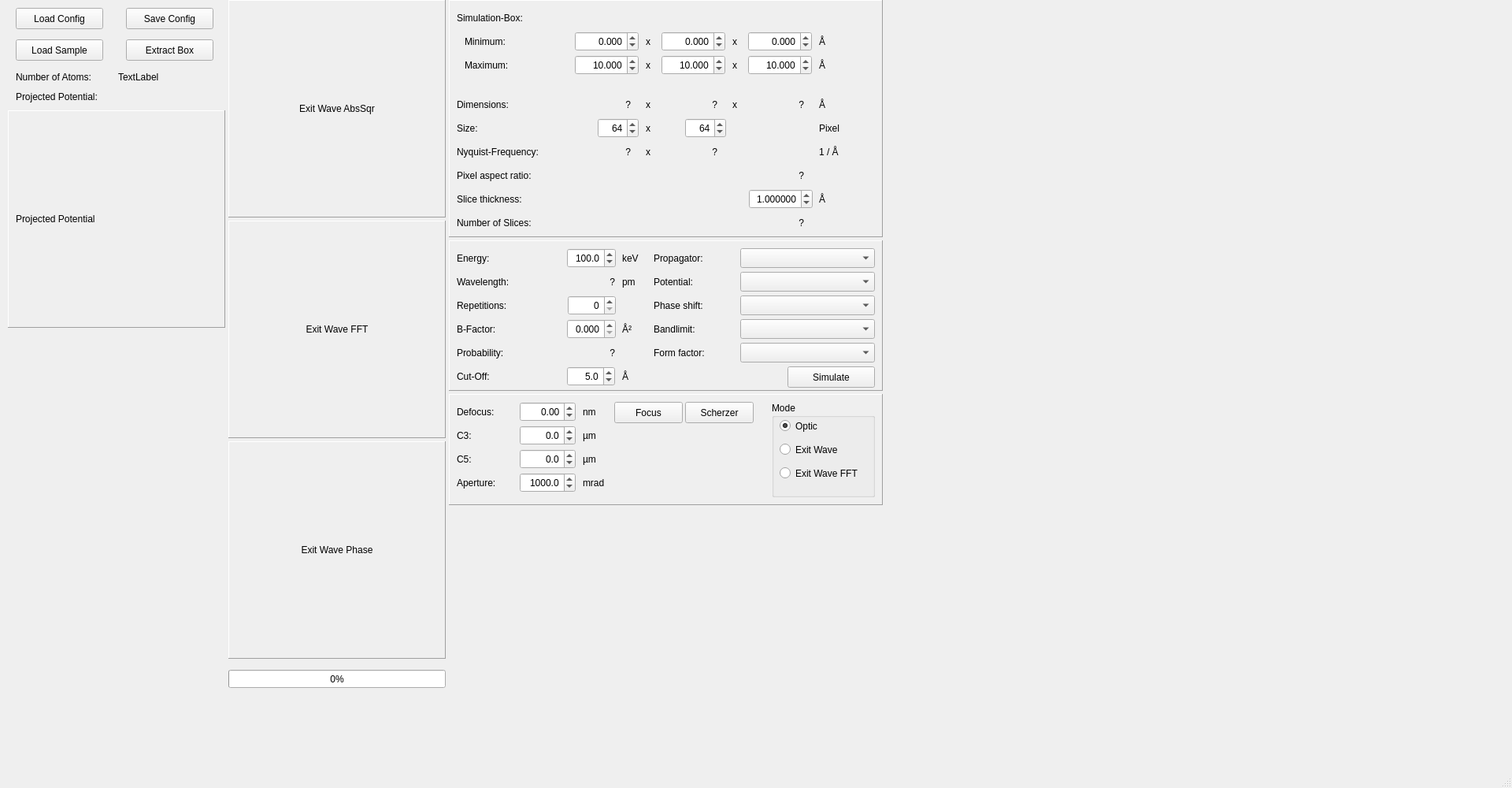
<?xml version="1.0" encoding="UTF-8"?>
<ui version="4.0">
 <class>MainWindow</class>
 <widget class="QMainWindow" name="MainWindow">
  <property name="geometry">
   <rect>
    <x>0</x>
    <y>0</y>
    <width>1920</width>
    <height>1000</height>
   </rect>
  </property>
  <property name="windowTitle">
   <string>Aurora - Simulator</string>
  </property>
  <widget class="QWidget" name="centralwidget">
   <widget class="QFrame" name="frame">
    <property name="geometry">
     <rect>
      <x>570</x>
      <y>305</y>
      <width>551</width>
      <height>191</height>
     </rect>
    </property>
    <property name="frameShape">
     <enum>QFrame::Panel</enum>
    </property>
    <property name="frameShadow">
     <enum>QFrame::Raised</enum>
    </property>
    <widget class="QLabel" name="accelerationVoltageLabel">
     <property name="geometry">
      <rect>
       <x>10</x>
       <y>10</y>
       <width>141</width>
       <height>25</height>
      </rect>
     </property>
     <property name="text">
      <string>Energy:</string>
     </property>
    </widget>
    <widget class="QLabel" name="kevLabel">
     <property name="geometry">
      <rect>
       <x>220</x>
       <y>10</y>
       <width>31</width>
       <height>25</height>
      </rect>
     </property>
     <property name="text">
      <string>keV</string>
     </property>
    </widget>
    <widget class="QLabel" name="pmLabel">
     <property name="geometry">
      <rect>
       <x>220</x>
       <y>40</y>
       <width>31</width>
       <height>25</height>
      </rect>
     </property>
     <property name="text">
      <string>pm</string>
     </property>
    </widget>
    <widget class="QLabel" name="wavelengthLabel">
     <property name="geometry">
      <rect>
       <x>10</x>
       <y>40</y>
       <width>101</width>
       <height>25</height>
      </rect>
     </property>
     <property name="text">
      <string>Wavelength:</string>
     </property>
    </widget>
    <widget class="QLabel" name="wavelengthOutputLabel">
     <property name="geometry">
      <rect>
       <x>160</x>
       <y>40</y>
       <width>51</width>
       <height>25</height>
      </rect>
     </property>
     <property name="text">
      <string>?</string>
     </property>
     <property name="alignment">
      <set>Qt::AlignRight|Qt::AlignTrailing|Qt::AlignVCenter</set>
     </property>
    </widget>
    <widget class="QDoubleSpinBox" name="energySpinBox">
     <property name="geometry">
      <rect>
       <x>150</x>
       <y>10</y>
       <width>62</width>
       <height>25</height>
      </rect>
     </property>
     <property name="alignment">
      <set>Qt::AlignRight|Qt::AlignTrailing|Qt::AlignVCenter</set>
     </property>
     <property name="decimals">
      <number>1</number>
     </property>
     <property name="maximum">
      <double>10000000.000000000000000</double>
     </property>
     <property name="value">
      <double>100.000000000000000</double>
     </property>
    </widget>
    <widget class="QPushButton" name="simulateButton">
     <property name="geometry">
      <rect>
       <x>430</x>
       <y>160</y>
       <width>111</width>
       <height>27</height>
      </rect>
     </property>
     <property name="text">
      <string>Simulate</string>
     </property>
    </widget>
    <widget class="QLabel" name="accelerationVoltageLabel_2">
     <property name="geometry">
      <rect>
       <x>260</x>
       <y>10</y>
       <width>141</width>
       <height>25</height>
      </rect>
     </property>
     <property name="text">
      <string>Propagator:</string>
     </property>
    </widget>
    <widget class="QLabel" name="wavelengthLabel_2">
     <property name="geometry">
      <rect>
       <x>260</x>
       <y>40</y>
       <width>101</width>
       <height>25</height>
      </rect>
     </property>
     <property name="text">
      <string>Potential:</string>
     </property>
    </widget>
    <widget class="QComboBox" name="propagatorComboBox">
     <property name="geometry">
      <rect>
       <x>370</x>
       <y>10</y>
       <width>171</width>
       <height>25</height>
      </rect>
     </property>
    </widget>
    <widget class="QComboBox" name="potentialComboBox">
     <property name="geometry">
      <rect>
       <x>370</x>
       <y>40</y>
       <width>171</width>
       <height>25</height>
      </rect>
     </property>
    </widget>
    <widget class="QLabel" name="wavelengthLabel_3">
     <property name="geometry">
      <rect>
       <x>10</x>
       <y>70</y>
       <width>101</width>
       <height>25</height>
      </rect>
     </property>
     <property name="text">
      <string>Repetitions:</string>
     </property>
    </widget>
    <widget class="QSpinBox" name="repetitionsSpinBox">
     <property name="geometry">
      <rect>
       <x>151</x>
       <y>70</y>
       <width>61</width>
       <height>25</height>
      </rect>
     </property>
     <property name="alignment">
      <set>Qt::AlignRight|Qt::AlignTrailing|Qt::AlignVCenter</set>
     </property>
     <property name="minimum">
      <number>0</number>
     </property>
     <property name="maximum">
      <number>1000000</number>
     </property>
     <property name="singleStep">
      <number>1</number>
     </property>
     <property name="value">
      <number>0</number>
     </property>
    </widget>
    <widget class="QLabel" name="wavelengthLabel_4">
     <property name="geometry">
      <rect>
       <x>10</x>
       <y>130</y>
       <width>101</width>
       <height>25</height>
      </rect>
     </property>
     <property name="text">
      <string>Probability:</string>
     </property>
    </widget>
    <widget class="QLabel" name="probabilityLabel">
     <property name="geometry">
      <rect>
       <x>120</x>
       <y>130</y>
       <width>91</width>
       <height>25</height>
      </rect>
     </property>
     <property name="text">
      <string>?</string>
     </property>
     <property name="alignment">
      <set>Qt::AlignRight|Qt::AlignTrailing|Qt::AlignVCenter</set>
     </property>
    </widget>
    <widget class="QDoubleSpinBox" name="bFactorSpinBox">
     <property name="geometry">
      <rect>
       <x>150</x>
       <y>100</y>
       <width>62</width>
       <height>25</height>
      </rect>
     </property>
     <property name="alignment">
      <set>Qt::AlignRight|Qt::AlignTrailing|Qt::AlignVCenter</set>
     </property>
     <property name="decimals">
      <number>3</number>
     </property>
     <property name="maximum">
      <double>10000000.000000000000000</double>
     </property>
     <property name="value">
      <double>0.000000000000000</double>
     </property>
    </widget>
    <widget class="QLabel" name="wavelengthLabel_5">
     <property name="geometry">
      <rect>
       <x>10</x>
       <y>100</y>
       <width>101</width>
       <height>25</height>
      </rect>
     </property>
     <property name="text">
      <string>B-Factor:</string>
     </property>
    </widget>
    <widget class="QComboBox" name="phaseShiftComboBox">
     <property name="geometry">
      <rect>
       <x>370</x>
       <y>70</y>
       <width>171</width>
       <height>25</height>
      </rect>
     </property>
    </widget>
    <widget class="QLabel" name="wavelengthLabel_6">
     <property name="geometry">
      <rect>
       <x>260</x>
       <y>70</y>
       <width>101</width>
       <height>25</height>
      </rect>
     </property>
     <property name="text">
      <string>Phase shift:</string>
     </property>
    </widget>
    <widget class="QLabel" name="wavelengthLabel_7">
     <property name="geometry">
      <rect>
       <x>260</x>
       <y>100</y>
       <width>101</width>
       <height>25</height>
      </rect>
     </property>
     <property name="text">
      <string>Bandlimit:</string>
     </property>
    </widget>
    <widget class="QComboBox" name="bandlimitComboBox">
     <property name="geometry">
      <rect>
       <x>370</x>
       <y>100</y>
       <width>171</width>
       <height>25</height>
      </rect>
     </property>
    </widget>
    <widget class="QLabel" name="wavelengthLabel_8">
     <property name="geometry">
      <rect>
       <x>260</x>
       <y>130</y>
       <width>101</width>
       <height>25</height>
      </rect>
     </property>
     <property name="text">
      <string>Form factor:</string>
     </property>
    </widget>
    <widget class="QComboBox" name="formFactorComboBox">
     <property name="geometry">
      <rect>
       <x>370</x>
       <y>130</y>
       <width>171</width>
       <height>25</height>
      </rect>
     </property>
    </widget>
    <widget class="QLabel" name="pmLabel_3">
     <property name="geometry">
      <rect>
       <x>220</x>
       <y>100</y>
       <width>31</width>
       <height>25</height>
      </rect>
     </property>
     <property name="text">
      <string>Å²</string>
     </property>
    </widget>
    <widget class="QLabel" name="wavelengthLabel_9">
     <property name="geometry">
      <rect>
       <x>10</x>
       <y>160</y>
       <width>101</width>
       <height>25</height>
      </rect>
     </property>
     <property name="text">
      <string>Cut-Off:</string>
     </property>
    </widget>
    <widget class="QDoubleSpinBox" name="cutoffSpinBox">
     <property name="geometry">
      <rect>
       <x>150</x>
       <y>160</y>
       <width>61</width>
       <height>25</height>
      </rect>
     </property>
     <property name="alignment">
      <set>Qt::AlignRight|Qt::AlignTrailing|Qt::AlignVCenter</set>
     </property>
     <property name="decimals">
      <number>1</number>
     </property>
     <property name="minimum">
      <double>-100000.000000000000000</double>
     </property>
     <property name="maximum">
      <double>100000.000000000000000</double>
     </property>
     <property name="value">
      <double>5.000000000000000</double>
     </property>
    </widget>
    <widget class="QLabel" name="pmLabel_4">
     <property name="geometry">
      <rect>
       <x>220</x>
       <y>160</y>
       <width>31</width>
       <height>25</height>
      </rect>
     </property>
     <property name="text">
      <string>Å</string>
     </property>
    </widget>
   </widget>
   <widget class="QFrame" name="frame_2">
    <property name="geometry">
     <rect>
      <x>570</x>
      <y>0</y>
      <width>551</width>
      <height>301</height>
     </rect>
    </property>
    <property name="frameShape">
     <enum>QFrame::Panel</enum>
    </property>
    <property name="frameShadow">
     <enum>QFrame::Raised</enum>
    </property>
    <widget class="QLabel" name="label_3">
     <property name="geometry">
      <rect>
       <x>10</x>
       <y>150</y>
       <width>101</width>
       <height>25</height>
      </rect>
     </property>
     <property name="text">
      <string>Size:</string>
     </property>
    </widget>
    <widget class="QLabel" name="label_4">
     <property name="geometry">
      <rect>
       <x>470</x>
       <y>150</y>
       <width>51</width>
       <height>25</height>
      </rect>
     </property>
     <property name="text">
      <string>Pixel</string>
     </property>
    </widget>
    <widget class="QLabel" name="label_11">
     <property name="geometry">
      <rect>
       <x>10</x>
       <y>180</y>
       <width>131</width>
       <height>25</height>
      </rect>
     </property>
     <property name="text">
      <string>Nyquist-Frequency:</string>
     </property>
    </widget>
    <widget class="QLabel" name="label_6">
     <property name="geometry">
      <rect>
       <x>10</x>
       <y>120</y>
       <width>151</width>
       <height>25</height>
      </rect>
     </property>
     <property name="text">
      <string>Dimensions:</string>
     </property>
    </widget>
    <widget class="QLabel" name="dimensionXLabel">
     <property name="geometry">
      <rect>
       <x>180</x>
       <y>120</y>
       <width>51</width>
       <height>25</height>
      </rect>
     </property>
     <property name="text">
      <string>?</string>
     </property>
     <property name="alignment">
      <set>Qt::AlignRight|Qt::AlignTrailing|Qt::AlignVCenter</set>
     </property>
    </widget>
    <widget class="QLabel" name="dimensionYLabel">
     <property name="geometry">
      <rect>
       <x>270</x>
       <y>120</y>
       <width>71</width>
       <height>25</height>
      </rect>
     </property>
     <property name="text">
      <string>?</string>
     </property>
     <property name="alignment">
      <set>Qt::AlignRight|Qt::AlignTrailing|Qt::AlignVCenter</set>
     </property>
    </widget>
    <widget class="QLabel" name="label_12">
     <property name="geometry">
      <rect>
       <x>250</x>
       <y>120</y>
       <width>16</width>
       <height>25</height>
      </rect>
     </property>
     <property name="text">
      <string>x</string>
     </property>
    </widget>
    <widget class="QLabel" name="label_13">
     <property name="geometry">
      <rect>
       <x>250</x>
       <y>180</y>
       <width>16</width>
       <height>25</height>
      </rect>
     </property>
     <property name="text">
      <string>x</string>
     </property>
    </widget>
    <widget class="QLabel" name="label_14">
     <property name="geometry">
      <rect>
       <x>470</x>
       <y>120</y>
       <width>61</width>
       <height>25</height>
      </rect>
     </property>
     <property name="text">
      <string>Å</string>
     </property>
    </widget>
    <widget class="QLabel" name="label_15">
     <property name="geometry">
      <rect>
       <x>470</x>
       <y>180</y>
       <width>81</width>
       <height>25</height>
      </rect>
     </property>
     <property name="text">
      <string>1 / Å</string>
     </property>
    </widget>
    <widget class="QLabel" name="nyquistXLabel">
     <property name="geometry">
      <rect>
       <x>180</x>
       <y>180</y>
       <width>51</width>
       <height>25</height>
      </rect>
     </property>
     <property name="text">
      <string>?</string>
     </property>
     <property name="alignment">
      <set>Qt::AlignRight|Qt::AlignTrailing|Qt::AlignVCenter</set>
     </property>
    </widget>
    <widget class="QLabel" name="nyquistYLabel">
     <property name="geometry">
      <rect>
       <x>290</x>
       <y>180</y>
       <width>51</width>
       <height>25</height>
      </rect>
     </property>
     <property name="text">
      <string>?</string>
     </property>
     <property name="alignment">
      <set>Qt::AlignRight|Qt::AlignTrailing|Qt::AlignVCenter</set>
     </property>
    </widget>
    <widget class="QLabel" name="label_18">
     <property name="geometry">
      <rect>
       <x>10</x>
       <y>240</y>
       <width>131</width>
       <height>25</height>
      </rect>
     </property>
     <property name="text">
      <string>Slice thickness:</string>
     </property>
    </widget>
    <widget class="QLabel" name="label_19">
     <property name="geometry">
      <rect>
       <x>470</x>
       <y>240</y>
       <width>61</width>
       <height>25</height>
      </rect>
     </property>
     <property name="text">
      <string>Å</string>
     </property>
    </widget>
    <widget class="QLabel" name="label_25">
     <property name="geometry">
      <rect>
       <x>10</x>
       <y>210</y>
       <width>131</width>
       <height>25</height>
      </rect>
     </property>
     <property name="text">
      <string>Pixel aspect ratio:</string>
     </property>
    </widget>
    <widget class="QLabel" name="pixelAspectRatioLabel">
     <property name="geometry">
      <rect>
       <x>400</x>
       <y>210</y>
       <width>51</width>
       <height>25</height>
      </rect>
     </property>
     <property name="text">
      <string>?</string>
     </property>
     <property name="alignment">
      <set>Qt::AlignRight|Qt::AlignTrailing|Qt::AlignVCenter</set>
     </property>
    </widget>
    <widget class="QLabel" name="label_22">
     <property name="geometry">
      <rect>
       <x>10</x>
       <y>10</y>
       <width>121</width>
       <height>25</height>
      </rect>
     </property>
     <property name="text">
      <string>Simulation-Box:</string>
     </property>
    </widget>
    <widget class="QLabel" name="label_23">
     <property name="geometry">
      <rect>
       <x>20</x>
       <y>40</y>
       <width>121</width>
       <height>25</height>
      </rect>
     </property>
     <property name="text">
      <string>Minimum:</string>
     </property>
    </widget>
    <widget class="QLabel" name="label_26">
     <property name="geometry">
      <rect>
       <x>250</x>
       <y>40</y>
       <width>16</width>
       <height>25</height>
      </rect>
     </property>
     <property name="text">
      <string>x</string>
     </property>
    </widget>
    <widget class="QLabel" name="label_28">
     <property name="geometry">
      <rect>
       <x>360</x>
       <y>40</y>
       <width>16</width>
       <height>25</height>
      </rect>
     </property>
     <property name="text">
      <string>x</string>
     </property>
    </widget>
    <widget class="QLabel" name="label_24">
     <property name="geometry">
      <rect>
       <x>20</x>
       <y>70</y>
       <width>121</width>
       <height>25</height>
      </rect>
     </property>
     <property name="text">
      <string>Maximum:</string>
     </property>
    </widget>
    <widget class="QLabel" name="label_29">
     <property name="geometry">
      <rect>
       <x>360</x>
       <y>70</y>
       <width>16</width>
       <height>25</height>
      </rect>
     </property>
     <property name="text">
      <string>x</string>
     </property>
    </widget>
    <widget class="QLabel" name="label_27">
     <property name="geometry">
      <rect>
       <x>250</x>
       <y>70</y>
       <width>16</width>
       <height>25</height>
      </rect>
     </property>
     <property name="text">
      <string>x</string>
     </property>
    </widget>
    <widget class="QLabel" name="label_20">
     <property name="geometry">
      <rect>
       <x>470</x>
       <y>40</y>
       <width>61</width>
       <height>25</height>
      </rect>
     </property>
     <property name="text">
      <string>Å</string>
     </property>
    </widget>
    <widget class="QLabel" name="label_21">
     <property name="geometry">
      <rect>
       <x>470</x>
       <y>70</y>
       <width>61</width>
       <height>25</height>
      </rect>
     </property>
     <property name="text">
      <string>Å</string>
     </property>
    </widget>
    <widget class="QLabel" name="label_30">
     <property name="geometry">
      <rect>
       <x>250</x>
       <y>150</y>
       <width>16</width>
       <height>25</height>
      </rect>
     </property>
     <property name="text">
      <string>x</string>
     </property>
    </widget>
    <widget class="QLabel" name="label_31">
     <property name="geometry">
      <rect>
       <x>10</x>
       <y>270</y>
       <width>131</width>
       <height>25</height>
      </rect>
     </property>
     <property name="text">
      <string>Number of Slices:</string>
     </property>
    </widget>
    <widget class="QLabel" name="numSlicesLabel">
     <property name="geometry">
      <rect>
       <x>400</x>
       <y>270</y>
       <width>51</width>
       <height>25</height>
      </rect>
     </property>
     <property name="text">
      <string>?</string>
     </property>
     <property name="alignment">
      <set>Qt::AlignRight|Qt::AlignTrailing|Qt::AlignVCenter</set>
     </property>
    </widget>
    <widget class="QLabel" name="label_32">
     <property name="geometry">
      <rect>
       <x>360</x>
       <y>120</y>
       <width>16</width>
       <height>25</height>
      </rect>
     </property>
     <property name="text">
      <string>x</string>
     </property>
    </widget>
    <widget class="QLabel" name="dimensionZLabel">
     <property name="geometry">
      <rect>
       <x>400</x>
       <y>120</y>
       <width>51</width>
       <height>25</height>
      </rect>
     </property>
     <property name="text">
      <string>?</string>
     </property>
     <property name="alignment">
      <set>Qt::AlignRight|Qt::AlignTrailing|Qt::AlignVCenter</set>
     </property>
    </widget>
    <widget class="QDoubleSpinBox" name="minimumXSpinBox">
     <property name="geometry">
      <rect>
       <x>160</x>
       <y>40</y>
       <width>81</width>
       <height>25</height>
      </rect>
     </property>
     <property name="alignment">
      <set>Qt::AlignRight|Qt::AlignTrailing|Qt::AlignVCenter</set>
     </property>
     <property name="decimals">
      <number>3</number>
     </property>
     <property name="minimum">
      <double>-100000.000000000000000</double>
     </property>
     <property name="maximum">
      <double>100000.000000000000000</double>
     </property>
     <property name="value">
      <double>0.000000000000000</double>
     </property>
    </widget>
    <widget class="QDoubleSpinBox" name="maximumYSpinBox">
     <property name="geometry">
      <rect>
       <x>270</x>
       <y>70</y>
       <width>81</width>
       <height>25</height>
      </rect>
     </property>
     <property name="alignment">
      <set>Qt::AlignRight|Qt::AlignTrailing|Qt::AlignVCenter</set>
     </property>
     <property name="decimals">
      <number>3</number>
     </property>
     <property name="minimum">
      <double>-100000.000000000000000</double>
     </property>
     <property name="maximum">
      <double>100000.000000000000000</double>
     </property>
     <property name="value">
      <double>10.000000000000000</double>
     </property>
    </widget>
    <widget class="QDoubleSpinBox" name="minimumYSpinBox">
     <property name="geometry">
      <rect>
       <x>270</x>
       <y>40</y>
       <width>81</width>
       <height>25</height>
      </rect>
     </property>
     <property name="alignment">
      <set>Qt::AlignRight|Qt::AlignTrailing|Qt::AlignVCenter</set>
     </property>
     <property name="decimals">
      <number>3</number>
     </property>
     <property name="minimum">
      <double>-100000.000000000000000</double>
     </property>
     <property name="maximum">
      <double>100000.000000000000000</double>
     </property>
     <property name="value">
      <double>0.000000000000000</double>
     </property>
    </widget>
    <widget class="QDoubleSpinBox" name="maximumZSpinBox">
     <property name="geometry">
      <rect>
       <x>380</x>
       <y>70</y>
       <width>81</width>
       <height>25</height>
      </rect>
     </property>
     <property name="alignment">
      <set>Qt::AlignRight|Qt::AlignTrailing|Qt::AlignVCenter</set>
     </property>
     <property name="decimals">
      <number>3</number>
     </property>
     <property name="minimum">
      <double>-100000.000000000000000</double>
     </property>
     <property name="maximum">
      <double>100000.000000000000000</double>
     </property>
     <property name="value">
      <double>10.000000000000000</double>
     </property>
    </widget>
    <widget class="QDoubleSpinBox" name="minimumZSpinBox">
     <property name="geometry">
      <rect>
       <x>380</x>
       <y>40</y>
       <width>81</width>
       <height>25</height>
      </rect>
     </property>
     <property name="alignment">
      <set>Qt::AlignRight|Qt::AlignTrailing|Qt::AlignVCenter</set>
     </property>
     <property name="decimals">
      <number>3</number>
     </property>
     <property name="minimum">
      <double>-100000.000000000000000</double>
     </property>
     <property name="maximum">
      <double>100000.000000000000000</double>
     </property>
     <property name="value">
      <double>0.000000000000000</double>
     </property>
    </widget>
    <widget class="QDoubleSpinBox" name="maximumXSpinBox">
     <property name="geometry">
      <rect>
       <x>160</x>
       <y>70</y>
       <width>81</width>
       <height>25</height>
      </rect>
     </property>
     <property name="alignment">
      <set>Qt::AlignRight|Qt::AlignTrailing|Qt::AlignVCenter</set>
     </property>
     <property name="decimals">
      <number>3</number>
     </property>
     <property name="minimum">
      <double>-100000.000000000000000</double>
     </property>
     <property name="maximum">
      <double>100000.000000000000000</double>
     </property>
     <property name="value">
      <double>10.000000000000000</double>
     </property>
    </widget>
    <widget class="QDoubleSpinBox" name="deltaZSpinBox">
     <property name="geometry">
      <rect>
       <x>381</x>
       <y>240</y>
       <width>81</width>
       <height>25</height>
      </rect>
     </property>
     <property name="alignment">
      <set>Qt::AlignRight|Qt::AlignTrailing|Qt::AlignVCenter</set>
     </property>
     <property name="decimals">
      <number>6</number>
     </property>
     <property name="maximum">
      <double>100000.000000000000000</double>
     </property>
     <property name="value">
      <double>1.000000000000000</double>
     </property>
    </widget>
    <widget class="QSpinBox" name="widthSpinBox">
     <property name="geometry">
      <rect>
       <x>189</x>
       <y>150</y>
       <width>52</width>
       <height>25</height>
      </rect>
     </property>
     <property name="alignment">
      <set>Qt::AlignRight|Qt::AlignTrailing|Qt::AlignVCenter</set>
     </property>
     <property name="minimum">
      <number>1</number>
     </property>
     <property name="maximum">
      <number>1000000</number>
     </property>
     <property name="value">
      <number>64</number>
     </property>
    </widget>
    <widget class="QSpinBox" name="heightSpinBox">
     <property name="geometry">
      <rect>
       <x>300</x>
       <y>150</y>
       <width>52</width>
       <height>25</height>
      </rect>
     </property>
     <property name="alignment">
      <set>Qt::AlignRight|Qt::AlignTrailing|Qt::AlignVCenter</set>
     </property>
     <property name="minimum">
      <number>1</number>
     </property>
     <property name="maximum">
      <number>1000000</number>
     </property>
     <property name="value">
      <number>64</number>
     </property>
    </widget>
   </widget>
   <widget class="QFrame" name="frame_3">
    <property name="geometry">
     <rect>
      <x>570</x>
      <y>500</y>
      <width>551</width>
      <height>141</height>
     </rect>
    </property>
    <property name="frameShape">
     <enum>QFrame::Panel</enum>
    </property>
    <property name="frameShadow">
     <enum>QFrame::Raised</enum>
    </property>
    <widget class="QLabel" name="label_7">
     <property name="geometry">
      <rect>
       <x>10</x>
       <y>10</y>
       <width>141</width>
       <height>25</height>
      </rect>
     </property>
     <property name="text">
      <string>Defocus:</string>
     </property>
    </widget>
    <widget class="QLabel" name="label_8">
     <property name="geometry">
      <rect>
       <x>170</x>
       <y>10</y>
       <width>31</width>
       <height>25</height>
      </rect>
     </property>
     <property name="text">
      <string>nm</string>
     </property>
    </widget>
    <widget class="QLabel" name="label_9">
     <property name="geometry">
      <rect>
       <x>10</x>
       <y>40</y>
       <width>141</width>
       <height>25</height>
      </rect>
     </property>
     <property name="text">
      <string>C3:</string>
     </property>
    </widget>
    <widget class="QLabel" name="label_10">
     <property name="geometry">
      <rect>
       <x>170</x>
       <y>40</y>
       <width>31</width>
       <height>25</height>
      </rect>
     </property>
     <property name="text">
      <string>µm</string>
     </property>
    </widget>
    <widget class="QPushButton" name="scherzerButton">
     <property name="geometry">
      <rect>
       <x>300</x>
       <y>10</y>
       <width>87</width>
       <height>27</height>
      </rect>
     </property>
     <property name="text">
      <string>Scherzer</string>
     </property>
    </widget>
    <widget class="QLabel" name="label_16">
     <property name="geometry">
      <rect>
       <x>10</x>
       <y>100</y>
       <width>141</width>
       <height>25</height>
      </rect>
     </property>
     <property name="text">
      <string>Aperture:</string>
     </property>
    </widget>
    <widget class="QLabel" name="label_17">
     <property name="geometry">
      <rect>
       <x>170</x>
       <y>100</y>
       <width>41</width>
       <height>25</height>
      </rect>
     </property>
     <property name="text">
      <string>mrad</string>
     </property>
    </widget>
    <widget class="QDoubleSpinBox" name="apertureSpinBox">
     <property name="geometry">
      <rect>
       <x>90</x>
       <y>100</y>
       <width>71</width>
       <height>25</height>
      </rect>
     </property>
     <property name="alignment">
      <set>Qt::AlignRight|Qt::AlignTrailing|Qt::AlignVCenter</set>
     </property>
     <property name="decimals">
      <number>1</number>
     </property>
     <property name="minimum">
      <double>0.000000000000000</double>
     </property>
     <property name="maximum">
      <double>100000.000000000000000</double>
     </property>
     <property name="singleStep">
      <double>0.400000000000000</double>
     </property>
     <property name="value">
      <double>1000.000000000000000</double>
     </property>
    </widget>
    <widget class="QPushButton" name="focusButton">
     <property name="geometry">
      <rect>
       <x>210</x>
       <y>10</y>
       <width>87</width>
       <height>27</height>
      </rect>
     </property>
     <property name="text">
      <string>Focus</string>
     </property>
    </widget>
    <widget class="QDoubleSpinBox" name="c3SpinBox">
     <property name="geometry">
      <rect>
       <x>90</x>
       <y>40</y>
       <width>71</width>
       <height>25</height>
      </rect>
     </property>
     <property name="alignment">
      <set>Qt::AlignRight|Qt::AlignTrailing|Qt::AlignVCenter</set>
     </property>
     <property name="decimals">
      <number>1</number>
     </property>
     <property name="minimum">
      <double>-100000.000000000000000</double>
     </property>
     <property name="maximum">
      <double>100000.000000000000000</double>
     </property>
     <property name="singleStep">
      <double>0.100000000000000</double>
     </property>
     <property name="value">
      <double>0.000000000000000</double>
     </property>
    </widget>
    <widget class="QDoubleSpinBox" name="defocusSpinBox">
     <property name="geometry">
      <rect>
       <x>90</x>
       <y>10</y>
       <width>71</width>
       <height>25</height>
      </rect>
     </property>
     <property name="alignment">
      <set>Qt::AlignRight|Qt::AlignTrailing|Qt::AlignVCenter</set>
     </property>
     <property name="decimals">
      <number>2</number>
     </property>
     <property name="minimum">
      <double>-100000.000000000000000</double>
     </property>
     <property name="maximum">
      <double>100000.000000000000000</double>
     </property>
     <property name="singleStep">
      <double>0.100000000000000</double>
     </property>
     <property name="value">
      <double>0.000000000000000</double>
     </property>
    </widget>
    <widget class="QDoubleSpinBox" name="c5SpinBox">
     <property name="geometry">
      <rect>
       <x>90</x>
       <y>70</y>
       <width>71</width>
       <height>25</height>
      </rect>
     </property>
     <property name="alignment">
      <set>Qt::AlignRight|Qt::AlignTrailing|Qt::AlignVCenter</set>
     </property>
     <property name="decimals">
      <number>1</number>
     </property>
     <property name="minimum">
      <double>-100000.000000000000000</double>
     </property>
     <property name="maximum">
      <double>100000.000000000000000</double>
     </property>
     <property name="singleStep">
      <double>0.100000000000000</double>
     </property>
     <property name="value">
      <double>0.000000000000000</double>
     </property>
    </widget>
    <widget class="QLabel" name="label_33">
     <property name="geometry">
      <rect>
       <x>170</x>
       <y>70</y>
       <width>31</width>
       <height>25</height>
      </rect>
     </property>
     <property name="text">
      <string>µm</string>
     </property>
    </widget>
    <widget class="QLabel" name="label_34">
     <property name="geometry">
      <rect>
       <x>10</x>
       <y>70</y>
       <width>71</width>
       <height>25</height>
      </rect>
     </property>
     <property name="text">
      <string>C5:</string>
     </property>
    </widget>
    <widget class="QGroupBox" name="groupBox">
     <property name="geometry">
      <rect>
       <x>410</x>
       <y>10</y>
       <width>131</width>
       <height>121</height>
      </rect>
     </property>
     <property name="title">
      <string>Mode</string>
     </property>
     <widget class="QRadioButton" name="opticRadioButton">
      <property name="geometry">
       <rect>
        <x>10</x>
        <y>20</y>
        <width>105</width>
        <height>21</height>
       </rect>
      </property>
      <property name="text">
       <string>Optic</string>
      </property>
      <property name="checked">
       <bool>true</bool>
      </property>
     </widget>
     <widget class="QRadioButton" name="exitWaveFftRadioButton">
      <property name="geometry">
       <rect>
        <x>10</x>
        <y>80</y>
        <width>121</width>
        <height>21</height>
       </rect>
      </property>
      <property name="text">
       <string>Exit Wave FFT</string>
      </property>
     </widget>
     <widget class="QRadioButton" name="exitWaveRadioButton">
      <property name="geometry">
       <rect>
        <x>10</x>
        <y>50</y>
        <width>105</width>
        <height>21</height>
       </rect>
      </property>
      <property name="text">
       <string>Exit Wave</string>
      </property>
     </widget>
    </widget>
   </widget>
   <widget class="QwtPlot" name="ctfPlot" native="true">
    <property name="geometry">
     <rect>
      <x>570</x>
      <y>650</y>
      <width>551</width>
      <height>281</height>
     </rect>
    </property>
   </widget>
   <widget class="QFrame" name="projPotentialFrame">
    <property name="geometry">
     <rect>
      <x>10</x>
      <y>140</y>
      <width>276</width>
      <height>276</height>
     </rect>
    </property>
    <property name="contextMenuPolicy">
     <enum>Qt::CustomContextMenu</enum>
    </property>
    <property name="frameShape">
     <enum>QFrame::Panel</enum>
    </property>
    <property name="frameShadow">
     <enum>QFrame::Raised</enum>
    </property>
    <widget class="QLabel" name="projPotentialLabel">
     <property name="geometry">
      <rect>
       <x>10</x>
       <y>10</y>
       <width>256</width>
       <height>256</height>
      </rect>
     </property>
     <property name="contextMenuPolicy">
      <enum>Qt::CustomContextMenu</enum>
     </property>
     <property name="text">
      <string>Projected Potential</string>
     </property>
    </widget>
   </widget>
   <widget class="QPushButton" name="loadSampleButton">
    <property name="geometry">
     <rect>
      <x>20</x>
      <y>50</y>
      <width>111</width>
      <height>27</height>
     </rect>
    </property>
    <property name="text">
     <string>Load Sample</string>
    </property>
   </widget>
   <widget class="QLabel" name="label">
    <property name="geometry">
     <rect>
      <x>20</x>
      <y>90</y>
      <width>121</width>
      <height>16</height>
     </rect>
    </property>
    <property name="text">
     <string>Number of Atoms:</string>
    </property>
   </widget>
   <widget class="QLabel" name="numAtomsLabel">
    <property name="geometry">
     <rect>
      <x>150</x>
      <y>90</y>
      <width>57</width>
      <height>16</height>
     </rect>
    </property>
    <property name="text">
     <string>TextLabel</string>
    </property>
   </widget>
   <widget class="QFrame" name="frame_7">
    <property name="geometry">
     <rect>
      <x>290</x>
      <y>0</y>
      <width>276</width>
      <height>276</height>
     </rect>
    </property>
    <property name="frameShape">
     <enum>QFrame::Panel</enum>
    </property>
    <property name="frameShadow">
     <enum>QFrame::Raised</enum>
    </property>
    <widget class="QLabel" name="exitWaveAbsSqrLabel">
     <property name="geometry">
      <rect>
       <x>10</x>
       <y>10</y>
       <width>256</width>
       <height>256</height>
      </rect>
     </property>
     <property name="text">
      <string>Exit Wave AbsSqr</string>
     </property>
     <property name="alignment">
      <set>Qt::AlignCenter</set>
     </property>
    </widget>
   </widget>
   <widget class="QFrame" name="frame_8">
    <property name="geometry">
     <rect>
      <x>290</x>
      <y>560</y>
      <width>276</width>
      <height>276</height>
     </rect>
    </property>
    <property name="frameShape">
     <enum>QFrame::Panel</enum>
    </property>
    <property name="frameShadow">
     <enum>QFrame::Raised</enum>
    </property>
    <widget class="QLabel" name="exitWavePhaseLabel">
     <property name="geometry">
      <rect>
       <x>10</x>
       <y>10</y>
       <width>256</width>
       <height>256</height>
      </rect>
     </property>
     <property name="text">
      <string>Exit Wave Phase</string>
     </property>
     <property name="alignment">
      <set>Qt::AlignCenter</set>
     </property>
    </widget>
   </widget>
   <widget class="QFrame" name="frame_9">
    <property name="geometry">
     <rect>
      <x>290</x>
      <y>280</y>
      <width>276</width>
      <height>276</height>
     </rect>
    </property>
    <property name="frameShape">
     <enum>QFrame::Panel</enum>
    </property>
    <property name="frameShadow">
     <enum>QFrame::Raised</enum>
    </property>
    <widget class="QLabel" name="exitWaveFftLogAbsLabel">
     <property name="geometry">
      <rect>
       <x>10</x>
       <y>10</y>
       <width>256</width>
       <height>256</height>
      </rect>
     </property>
     <property name="text">
      <string>Exit Wave FFT</string>
     </property>
     <property name="alignment">
      <set>Qt::AlignCenter</set>
     </property>
    </widget>
   </widget>
   <widget class="Aurora::QViewIntern" name="view1" native="true">
    <property name="geometry">
     <rect>
      <x>1130</x>
      <y>0</y>
      <width>532</width>
      <height>835</height>
     </rect>
    </property>
   </widget>
   <widget class="QPushButton" name="loadConfigButton">
    <property name="geometry">
     <rect>
      <x>20</x>
      <y>10</y>
      <width>111</width>
      <height>27</height>
     </rect>
    </property>
    <property name="text">
     <string>Load Config</string>
    </property>
   </widget>
   <widget class="QPushButton" name="saveConfigButton">
    <property name="geometry">
     <rect>
      <x>160</x>
      <y>10</y>
      <width>111</width>
      <height>27</height>
     </rect>
    </property>
    <property name="text">
     <string>Save Config</string>
    </property>
   </widget>
   <widget class="QPushButton" name="extractBoxButton">
    <property name="geometry">
     <rect>
      <x>160</x>
      <y>50</y>
      <width>111</width>
      <height>27</height>
     </rect>
    </property>
    <property name="text">
     <string>Extract Box</string>
    </property>
   </widget>
   <widget class="QLabel" name="projPotentialLabel2">
    <property name="geometry">
     <rect>
      <x>20</x>
      <y>110</y>
      <width>141</width>
      <height>25</height>
     </rect>
    </property>
    <property name="text">
     <string>Projected Potential:</string>
    </property>
   </widget>
   <widget class="QProgressBar" name="progressBar">
    <property name="geometry">
     <rect>
      <x>290</x>
      <y>850</y>
      <width>276</width>
      <height>23</height>
     </rect>
    </property>
    <property name="value">
     <number>0</number>
    </property>
   </widget>
  </widget>
  <widget class="QMenuBar" name="menubar">
   <property name="geometry">
    <rect>
     <x>0</x>
     <y>0</y>
     <width>1920</width>
     <height>27</height>
    </rect>
   </property>
  </widget>
  <widget class="QStatusBar" name="statusbar"/>
 </widget>
 <customwidgets>
  <customwidget>
   <class>QwtPlot</class>
   <extends>QWidget</extends>
   <header>qwt_plot.h</header>
   <container>1</container>
  </customwidget>
  <customwidget>
   <class>Aurora::QViewIntern</class>
   <extends>QWidget</extends>
   <header>QtSupport/QView.hpp</header>
   <container>1</container>
  </customwidget>
 </customwidgets>
 <tabstops>
  <tabstop>minimumXSpinBox</tabstop>
  <tabstop>maximumXSpinBox</tabstop>
  <tabstop>minimumYSpinBox</tabstop>
  <tabstop>maximumYSpinBox</tabstop>
  <tabstop>minimumZSpinBox</tabstop>
  <tabstop>maximumZSpinBox</tabstop>
  <tabstop>widthSpinBox</tabstop>
  <tabstop>heightSpinBox</tabstop>
  <tabstop>deltaZSpinBox</tabstop>
  <tabstop>energySpinBox</tabstop>
  <tabstop>repetitionsSpinBox</tabstop>
  <tabstop>bFactorSpinBox</tabstop>
  <tabstop>propagatorComboBox</tabstop>
  <tabstop>potentialComboBox</tabstop>
  <tabstop>phaseShiftComboBox</tabstop>
  <tabstop>simulateButton</tabstop>
  <tabstop>defocusSpinBox</tabstop>
  <tabstop>c3SpinBox</tabstop>
  <tabstop>c5SpinBox</tabstop>
  <tabstop>apertureSpinBox</tabstop>
  <tabstop>opticRadioButton</tabstop>
  <tabstop>exitWaveRadioButton</tabstop>
  <tabstop>exitWaveFftRadioButton</tabstop>
  <tabstop>scherzerButton</tabstop>
  <tabstop>loadConfigButton</tabstop>
  <tabstop>saveConfigButton</tabstop>
  <tabstop>loadSampleButton</tabstop>
  <tabstop>focusButton</tabstop>
 </tabstops>
 <resources/>
 <connections/>
</ui>
